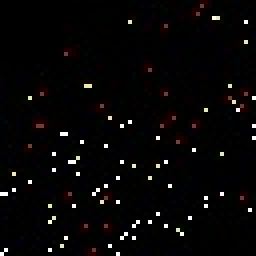
#> input picture image/image_10.jpg, 64 x 64 px (shown 4 times larger)
$ python -i cv2_util.py   (imports and definitions only)
#> lines starting #> are read from the running program, lines starting #| are printed output that depends on the picture; after the words box and inside, x2 and y2 are one past the last pixel; in counts of white or black regions, pixels touching at a corner belong together
import cv2
import numpy as np

def get_px_num(img):
    left,right=0,0
    for i in range(img.shape[0]):
        for j in range(img.shape[1]):
            if i<img.shape[0]/2:
                left+=img[i][j]
            else:
                right+=img[i][j]
    return left,right


def img_show(img):
    cv2.destroyAllWindows()
    cv2.namedWindow('test')
    cv2.imshow('test',img)
    cv2.waitKey(0)
    cv2.destroyAllWindows()

def binarization(img,th=128):
    for i in range(img.shape[0]):
        for j in range(img.shape[1]):
            if img[i][j]>th:
                img[i][j]=1
            else:
                img[i][j]=0
    return img


def edge_det(img):
    # 转灰度图片
    # gray = cv2.cvtColor(img,cv2.COLOR_BGR2GRAY)
    img=img.astype(np.uint8)
    #binarization
    ret, binary = cv2.threshold(img,128,255,cv2.THRESH_BINARY)
    binary=cv2.bitwise_not(binary)

    #filter
    # 1
    # binary = cv2.medianBlur(binary, 7)
    # result=cv2.Canny(binary ,3, 6,20)

    # 2
    try:
        contours, hierarchy = cv2.findContours(binary, cv2.RETR_EXTERNAL, cv2.CHAIN_APPROX_NONE)
        c = sorted(contours, key=cv2.contourArea, reverse=True)[0]
        result=cv2.drawContours(np.zeros((img.shape[0],img.shape[1]))+255,c, -1, (0,0,0), 3)
    except:
        result=0
    return result

>>> import cv2
>>> picture = cv2.imread('../image/image_10.jpg')
#> picture is the input picture: shape (64, 64, 3); mean B, G, R 5.7, 5.7, 7
>>> result = edge_det(picture)
#> in edge_det, `ret, binary = cv2.threshold(img,128,255,cv2.THRESH_BINARY)`:
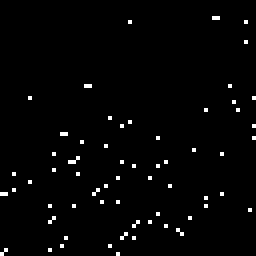
#> binary: shape (64, 64, 3) (shown 4 times larger); 1.8% white in thin lines or dots
#> in edge_det, `binary=cv2.bitwise_not(binary)`: binary: shape (64, 64, 3); 98.2% white; black in thin lines or dots
#> result = 0

$ run again, on image/image_11.jpg
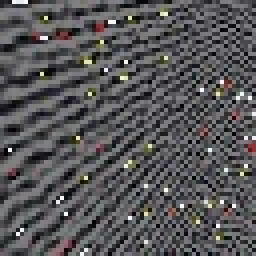
#> input picture image/image_11.jpg, 64 x 64 px (shown 4 times larger)
#> picture is the input picture: shape (64, 64, 3); mean B, G, R 87.7, 85.7, 86.7
#> in edge_det, `ret, binary = cv2.threshold(img,128,255,cv2.THRESH_BINARY)`:
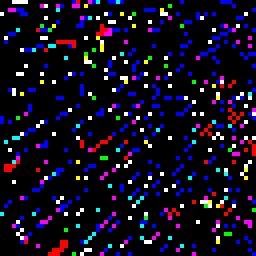
#> binary: shape (64, 64, 3) (shown 4 times larger); mean B, G, R 32.1, 13.6, 18.4
#> in edge_det, `binary=cv2.bitwise_not(binary)`:
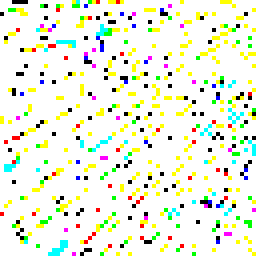
#> binary: shape (64, 64, 3) (shown 4 times larger); mean B, G, R 222.9, 241.4, 236.6
#> result = 0

$ run again, on image/image_12287.jpg
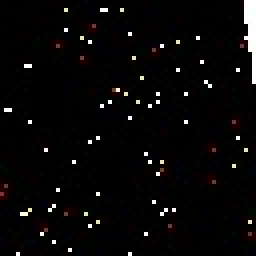
#> input picture image/image_12287.jpg, 64 x 64 px (shown 4 times larger)
#> picture is the input picture: shape (64, 64, 3); mean B, G, R 7.5, 7.6, 8.6
#> in edge_det, `ret, binary = cv2.threshold(img,128,255,cv2.THRESH_BINARY)`:
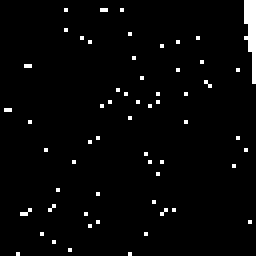
#> binary: shape (64, 64, 3) (shown 4 times larger); 2.6% white; 59 white regions (58 under 20 px), largest, box (x1, y1, x2, y2) and area: (61, 0, 64, 21) 41
#> result = 0

$ run again, on image/image_7.jpg
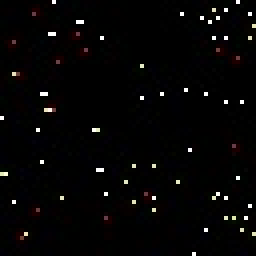
#> input picture image/image_7.jpg, 64 x 64 px (shown 4 times larger)
#> picture is the input picture: shape (64, 64, 3); mean B, G, R 4.6, 4.7, 5.5
#> in edge_det, `ret, binary = cv2.threshold(img,128,255,cv2.THRESH_BINARY)`:
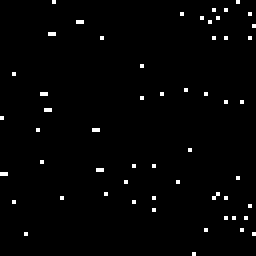
#> binary: shape (64, 64, 3) (shown 4 times larger); 1.5% white in thin lines or dots
#> result = 0
